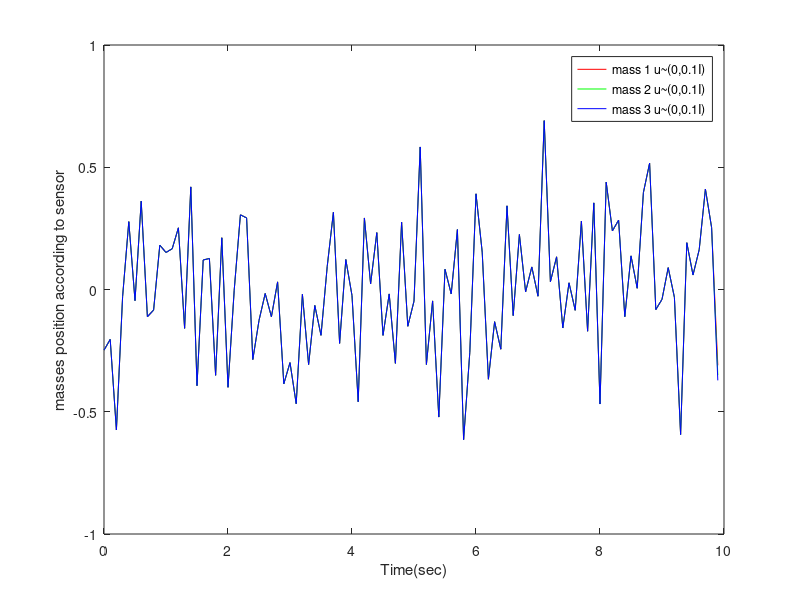
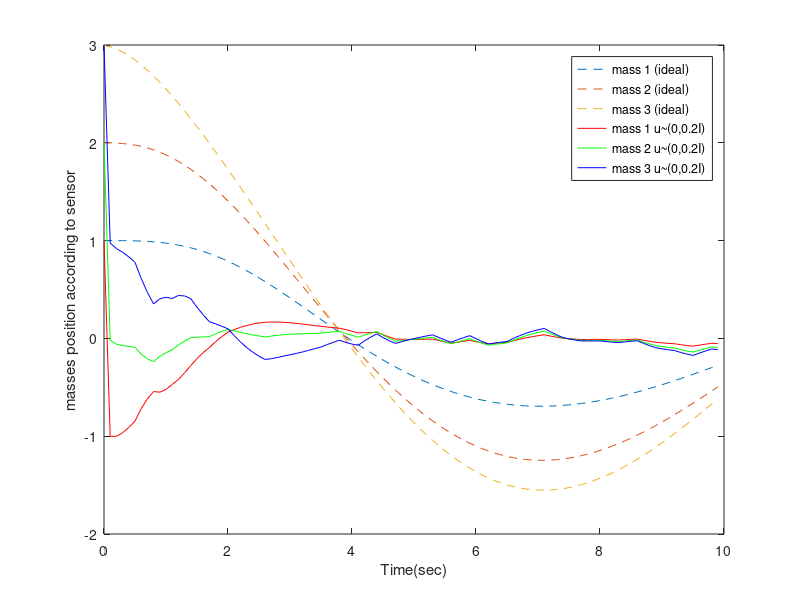
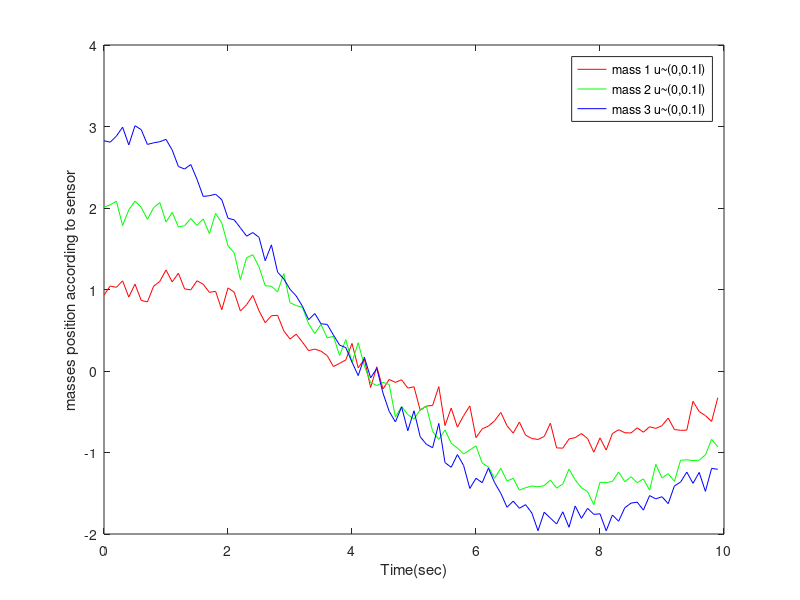
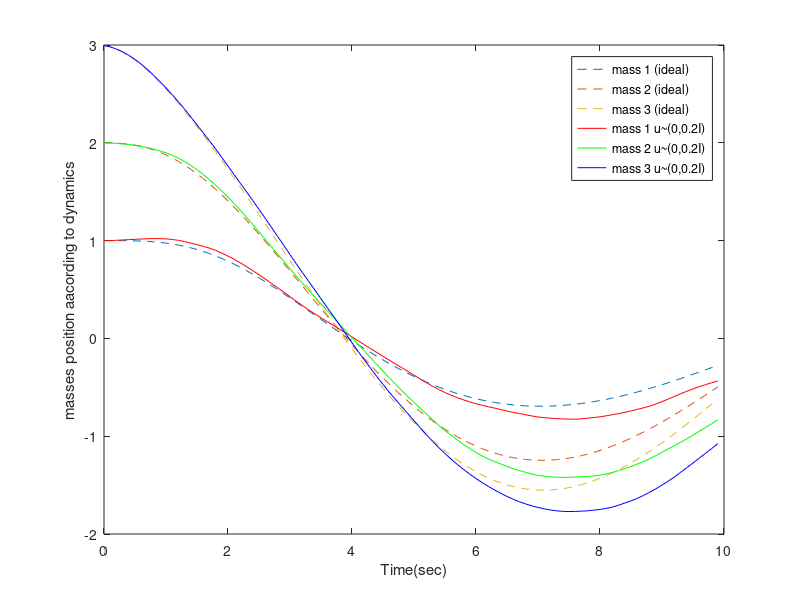

The MATLAB script that drew these images, in order:

clc;
clear;
close all;


A_c = [0 0 0 1 0 0; 0 0 0 0 1 0; 0 0 0 0 0 1; -2 1 0 -1.6 0.8 0; 1 -2 1 0.8 -1.6 0.8; 0 1 -1 0 0.8 -0.8];
B_c = [0 0 0; 0 0 0; 0 0 0; 1 0 0; 0 1 0; 0 0 1];
C_c = [1 0 0 0 0 0 ;0 1 0 0 0 0 ; 0 0 1 0 0 0];

dT = 0.1;
A_d = expm(A_c * dT);
B_d = (expm(A_c * dT) - eye(6))*inv(A_c)*B_c;

sigma_u = [0.2 0;0 0.2];
sigma_v = [0.1 0;0 0.1];

x0 =[1 2 3 0 0 0]';
x_k = x0;
x_k1 = x_k;
u=[0 0 0]';
xp = zeros(6,100);
xp(:,1) = x_k;

for n = 0:99
    x_k = x_k1;
    x_k1 = A_d * x_k + B_d*u;
    xp(:,n+1) = x_k1;
end

x2_k = x0;
x2_k1 = x2_k;
xp2 = zeros(6,100);
xp2(:,1) = x2_k;

y = zeros(3,100);

for n = 0:99
    urandv = normrnd(0,0.1*eye(3));
    ukv=[urandv(1,1);urandv(2,2);urandv(3,3)];
    y(:,n+1) = C_c * x2_k + ukv ;
    
    x2_k = x2_k1;
    urandu = normrnd(0,0.2*eye(3));
    uku=[urandu(1,1);urandu(2,2);urandu(3,3)];
    x2_k1 = A_d*x2_k + B_d*uku;
    xp2(:,n+1) = x2_k1;
end

S_u=0.2 ;
S_v=0.1 ;
Q_model=B_d*S_u*B_d' ;

x_hat = zeros(6,100);
P0 = blkdiag(eye(3), 0.1*eye(3)) ;
P_hat(:,:,1) = P0 ;
xhat0 = [1 2 3 0 0 0]' ;
x_hat(:,1)=xhat0 ;

C = [1 1 1 0 0 0] ;

for n = 2:100
    y1(:,n-1) = C_c*x_hat(:,n) + sqrtm(S_v)*randn(1,1);

    x_hat(:,n) = A_d*x_hat(:,n-1); % the model assumes ubar=0
    P_hat(:,:,n) = A_d*P_hat(:,:,n-1)*A_d' + Q_model;
    
    % measurement update
    Sr(:,:,n)=C*P_hat(:,:,n)*C' + S_v; % innovations covariance
    K(:,n)=P_hat(:,:,n)*C'*inv(Sr(:,:,n));
    ry(:,n)=y1(n)-C*x_hat(:,n); % innovations
    x_hat(:,n)=x_hat(:,n) + K(:,n)*ry(:,n);
    P_hat(:,:,n)=(eye(6) - K(:,n)*C)*P_hat(:,:,n);
    eta(n)=ry(:,n)'*inv(Sr(:,:,n))*ry(:,n);
    
    Sx(:,n)=sqrt(diag(P_hat(:,:,n)));
end

y1(:,100) = C_c*x_hat(:,100) + sqrtm(S_v)*randn(1,1) ;

e=xp-x_hat; % compute estimate error
sig=sqrt([squeeze(P_hat(1,1,:))';squeeze(P_hat(2,2,:))']);

t=0:dT:10-0.1;

figure
h1 = plot(t, y1(1,:),'r',t, y1(2,:),'g',t, y1(3,:),'b');
xlabel('Time(sec)');
ylabel('masses position according to sensor');
legend('mass 1 u~(0,0.1I)','mass 2 u~(0,0.1I)','mass 3 u~(0,0.1I)');

figure
h0 = plot(t, xp(1,:), '--', t, xp(2,:),'--',t, xp(3,:), '--', t, x_hat(1,:),'r',t, x_hat(2,:),'g',t, x_hat(3,:),'b');
xlabel('Time(sec)');
ylabel('masses position according to sensor');
legend('mass 1 (ideal)','mass 2 (ideal)','mass 3 (ideal)','mass 1 u~(0,0.2I)','mass 2 u~(0,0.2I)','mass 3 u~(0,0.2I)');

figure
h1 = plot(t, y(1,:),'r',t, y(2,:),'g',t, y(3,:),'b');
xlabel('Time(sec)');
ylabel('masses position according to sensor');
legend('mass 1 u~(0,0.1I)','mass 2 u~(0,0.1I)','mass 3 u~(0,0.1I)');

figure
h2 = plot(t, xp(1,:), '--', t, xp(2,:),'--',t, xp(3,:), '--', t, xp2(1,:), 'r', t, xp2(2,:),'g', t, xp2(3,:),'b');
xlabel('Time(sec)');
ylabel('masses position aacording to dynamics');
legend('mass 1 (ideal)','mass 2 (ideal)','mass 3 (ideal)','mass 1 u~(0,0.2I)','mass 2 u~(0,0.2I)','mass 3 u~(0,0.2I)');

